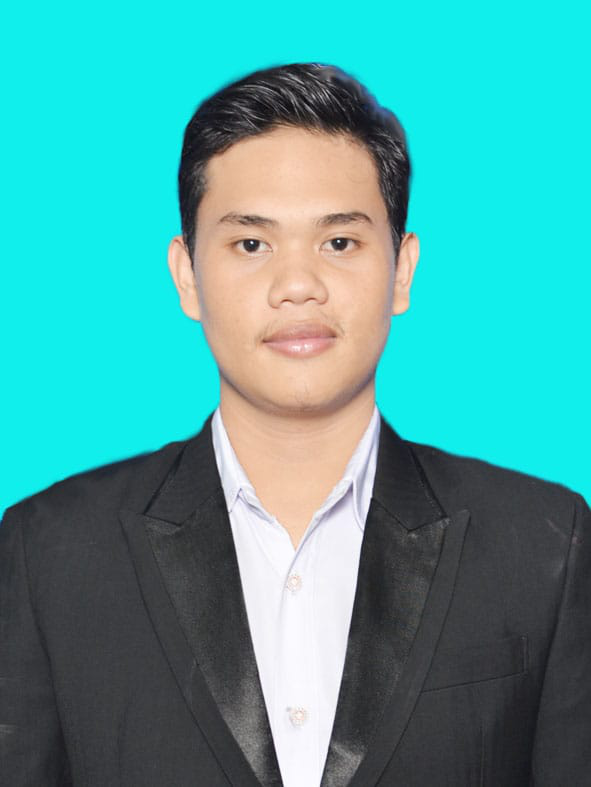
#> input picture lula.png, 591 x 787 px
$ python MorphologiCitra.py
#> lines starting #> are read from the running program, lines starting #| are printed output that depends on the picture
import cv2 as cv2
import numpy as np

img = cv2.imread("lula.png")
#> img is the input picture: shape (787, 591, 3); mean B, G, R 158.4, 161.4, 73.3
cv2.imshow("Original Image", img)

kernel = np.ones((5,5),np.uint8)
erosion = cv2.erode(img,kernel,iterations = 1)
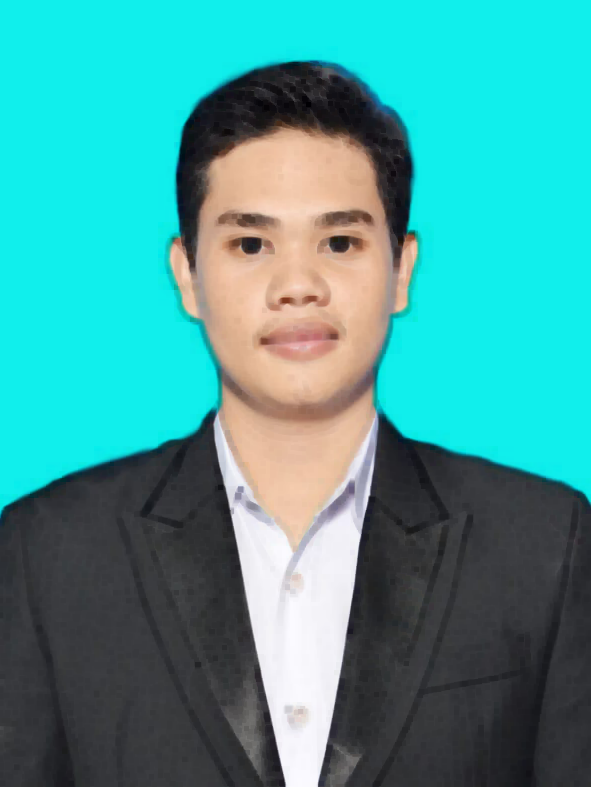
#> erosion: shape (787, 591, 3); mean B, G, R 152.2, 155.1, 67.4
cv2.imshow("Erosion", erosion)

dilation = cv2.dilate(img,kernel,iterations = 1)
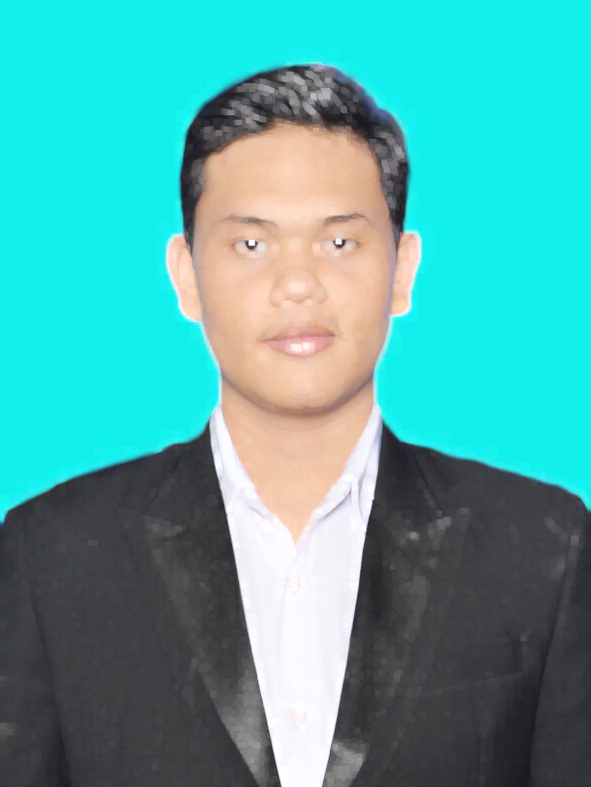
#> dilation: shape (787, 591, 3); mean B, G, R 164.6, 167.6, 79.2
cv2.imshow("Dilasi", dilation)

kernel1 = np.ones((3,3),np.uint8)
opening = cv2.morphologyEx(img, cv2.MORPH_OPEN, kernel1)
cv2.imshow('Opening', opening)

closing = cv2.morphologyEx(img, cv2.MORPH_CLOSE, kernel)
cv2.imshow("Closing", closing)

gradient = cv2.morphologyEx(img, cv2.MORPH_GRADIENT, kernel)
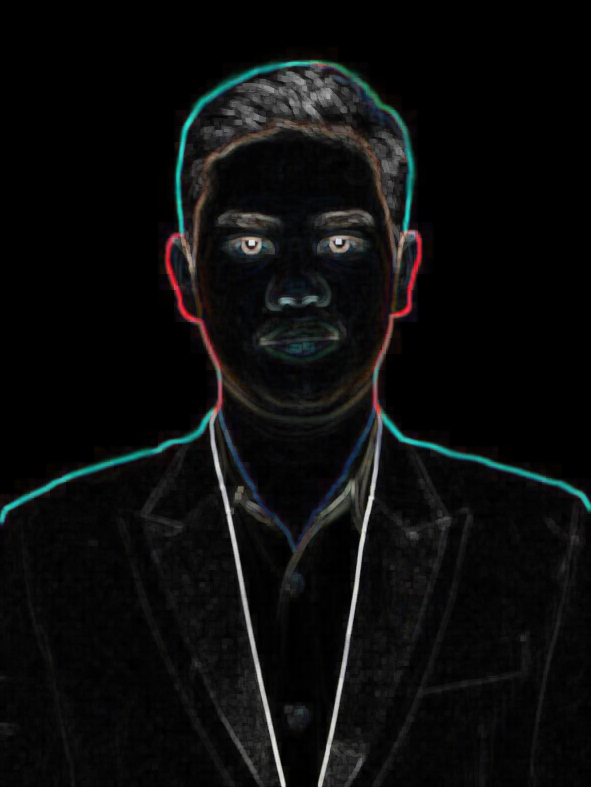
#> gradient: shape (787, 591, 3); mean B, G, R 12.4, 12.4, 11.8
cv2.imshow("Gradient", gradient)

cv2.waitKey(0)
cv2.destroyAllWindows()
